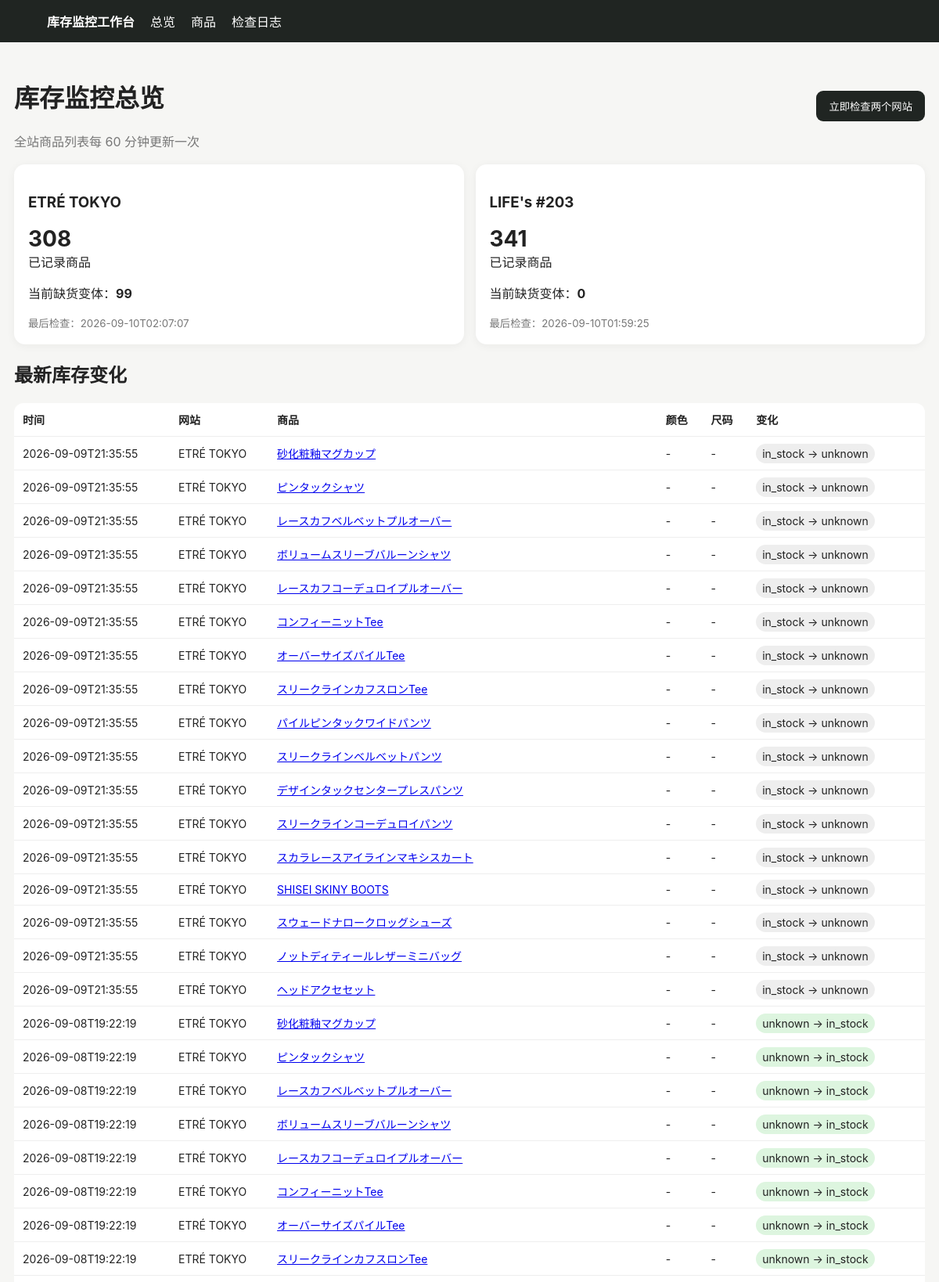
The page / (upper part) on the database its author committed.
### tables this page shows
CREATE TABLE changes (
 id INTEGER PRIMARY KEY AUTOINCREMENT,
 product_id INTEGER NOT NULL,
 color TEXT NOT NULL DEFAULT '',
 size TEXT NOT NULL DEFAULT '',
 old_status TEXT NOT NULL,
 new_status TEXT NOT NULL,
 detected_at TEXT NOT NULL
);

CREATE TABLE products (
 id INTEGER PRIMARY KEY AUTOINCREMENT,
 site TEXT NOT NULL,
 url TEXT NOT NULL UNIQUE,
 name TEXT NOT NULL,
 price TEXT,
 image_url TEXT,
 first_seen TEXT NOT NULL,
 last_seen TEXT NOT NULL
);

### app/main.py (the view)
@app.get("/")
def dashboard(request: Request):
    with conn() as c:
        sites = c.execute("""
        SELECT p.site, COUNT(DISTINCT p.id) products,
        SUM(CASE WHEN v.status='out_of_stock' THEN 1 ELSE 0 END) out_count,
        MAX(v.last_checked) last_checked
        FROM products p LEFT JOIN variants v ON v.product_id=p.id
        GROUP BY p.site ORDER BY p.site
        """).fetchall()
        changes = c.execute("""
        SELECT ch.*,p.site,p.name,p.url,p.image_url
        FROM changes ch JOIN products p ON p.id=ch.product_id
        ORDER BY ch.detected_at DESC LIMIT 100
        """).fetchall()
        runs = c.execute("SELECT * FROM runs ORDER BY id DESC LIMIT 20").fetchall()
    return templates.TemplateResponse("dashboard.html", {"request":request,"sites":sites,"changes":changes,"runs":runs})

### app/templates/dashboard.html (shortened to what this page needs)
{% extends "base.html" %}{% block content %}
<div class="top"><div><h1>库存监控总览</h1><div class="muted">全站商品列表每 60 分钟更新一次</div></div>
<form method="post" action="/run"><button>立即检查两个网站</button></form></div>
<div class="grid">{% for s in sites %}<div class="card"><h3>{{s.site}}</h3><div class="big">{{s.products or 0}}</div><div>已记录商品</div><p>当前缺货变体：<b>{{s.out_count or 0}}</b></p><small class="muted">最后检查：{{s.last_checked or "尚未检查"}}</small></div>{% endfor %}</div>
<h2>最新库存变化</h2><table><tr><th>时间</th><th>网站</th><th>商品</th><th>颜色</th><th>尺码</th><th>变化</th></tr>
{% for x in changes %}<tr><td>{{x.detected_at}}</td><td>{{x.site}}</td><td><a href="/product/{{x.product_id}}">{{x.name}}</a></td><td>{{x.color or "-"}}</td><td>{{x.size or "-"}}</td><td><span class="badge {{x.new_status}}">{{x.old_status}} → {{x.new_status}}</span></td></tr>{% else %}<tr><td colspan="6">第一次扫描后这里会显示变化。首次建立库存快照不会产生变化提醒。</td></tr>{% endfor %}</table>
{% endblock %}

### app/templates/base.html (style rules this page uses)
body { font-family:-apple-system,BlinkMacSystemFont,"Segoe UI",sans-serif;background:#f6f6f4;color:#222;margin:0 }
.grid { display:grid;grid-template-columns:repeat(auto-fit,minmax(240px,1fr));gap:15px }
.card { background:#fff;border-radius:14px;padding:18px;box-shadow:0 2px 12px #0000000d }
.big { font-size:28px;font-weight:700 }
button { background:#202522;color:#fff;border:0;border-radius:9px;padding:10px 16px;cursor:pointer }
table { width:100%;border-collapse:collapse;background:#fff;border-radius:12px;overflow:hidden }
th,td { padding:11px;border-bottom:1px solid #eee;text-align:left;font-size:14px }
.badge { padding:4px 8px;border-radius:999px;background:#eee }
.in_stock { background:#ddf5df }
.unknown { background:#eee }
.muted { color:#777 }
.top { display:flex;justify-content:space-between;align-items:center;margin-bottom:18px }

### rows shown on the page
changes: detected_at "2026-09-09T21:35:55", site "ETRÉ TOKYO", name "砂化粧釉マグカップ", color "-", size "-", old_status "in_stock", new_status "unknown"
changes: detected_at "2026-09-09T21:35:55", site "ETRÉ TOKYO", name "ピンタックシャツ", color "-", size "-", old_status "in_stock", new_status "unknown"
changes: detected_at "2026-09-09T21:35:55", site "ETRÉ TOKYO", name "レースカフベルベットプルオーバー", color "-", size "-", old_status "in_stock", new_status "unknown"
changes: detected_at "2026-09-09T21:35:55", site "ETRÉ TOKYO", name "ボリュームスリーブバルーンシャツ", color "-", size "-", old_status "in_stock", new_status "unknown"
changes: detected_at "2026-09-09T21:35:55", site "ETRÉ TOKYO", name "レースカフコーデュロイプルオーバー", color "-", size "-", old_status "in_stock", new_status "unknown"
changes: detected_at "2026-09-09T21:35:55", site "ETRÉ TOKYO", name "コンフィーニットTee", color "-", size "-", old_status "in_stock", new_status "unknown"
changes: detected_at "2026-09-09T21:35:55", site "ETRÉ TOKYO", name "オーバーサイズパイルTee", color "-", size "-", old_status "in_stock", new_status "unknown"
changes: detected_at "2026-09-09T21:35:55", site "ETRÉ TOKYO", name "スリークラインカフスロンTee", color "-", size "-", old_status "in_stock", new_status "unknown"
changes: detected_at "2026-09-09T21:35:55", site "ETRÉ TOKYO", name "パイルピンタックワイドパンツ", color "-", size "-", old_status "in_stock", new_status "unknown"
changes: detected_at "2026-09-09T21:35:55", site "ETRÉ TOKYO", name "スリークラインベルベットパンツ", color "-", size "-", old_status "in_stock", new_status "unknown"
changes: detected_at "2026-09-09T21:35:55", site "ETRÉ TOKYO", name "デザインタックセンタープレスパンツ", color "-", size "-", old_status "in_stock", new_status "unknown"
changes: detected_at "2026-09-09T21:35:55", site "ETRÉ TOKYO", name "スリークラインコーデュロイパンツ", color "-", size "-", old_status "in_stock", new_status "unknown"
changes: detected_at "2026-09-09T21:35:55", site "ETRÉ TOKYO", name "スカラレースアイラインマキシスカート", color "-", size "-", old_status "in_stock", new_status "unknown"
changes: detected_at "2026-09-09T21:35:55", site "ETRÉ TOKYO", name "SHISEI SKINY BOOTS", color "-", size "-", old_status "in_stock", new_status "unknown"
changes: detected_at "2026-09-09T21:35:55", site "ETRÉ TOKYO", name "スウェードナロークロッグシューズ", color "-", size "-", old_status "in_stock", new_status "unknown"
changes: detected_at "2026-09-09T21:35:55", site "ETRÉ TOKYO", name "ノットディティールレザーミニバッグ", color "-", size "-", old_status "in_stock", new_status "unknown"
changes: detected_at "2026-09-09T21:35:55", site "ETRÉ TOKYO", name "ヘッドアクセセット", color "-", size "-", old_status "in_stock", new_status "unknown"
changes: detected_at "2026-09-08T19:22:19", site "ETRÉ TOKYO", name "砂化粧釉マグカップ", color "-", size "-", old_status "unknown", new_status "in_stock"
changes: detected_at "2026-09-08T19:22:19", site "ETRÉ TOKYO", name "ピンタックシャツ", color "-", size "-", old_status "unknown", new_status "in_stock"
changes: detected_at "2026-09-08T19:22:19", site "ETRÉ TOKYO", name "レースカフベルベットプルオーバー", color "-", size "-", old_status "unknown", new_status "in_stock"
changes: detected_at "2026-09-08T19:22:19", site "ETRÉ TOKYO", name "ボリュームスリーブバルーンシャツ", color "-", size "-", old_status "unknown", new_status "in_stock"
changes: detected_at "2026-09-08T19:22:19", site "ETRÉ TOKYO", name "レースカフコーデュロイプルオーバー", color "-", size "-", old_status "unknown", new_status "in_stock"
changes: detected_at "2026-09-08T19:22:19", site "ETRÉ TOKYO", name "コンフィーニットTee", color "-", size "-", old_status "unknown", new_status "in_stock"
changes: detected_at "2026-09-08T19:22:19", site "ETRÉ TOKYO", name "オーバーサイズパイルTee", color "-", size "-", old_status "unknown", new_status "in_stock"
changes: detected_at "2026-09-08T19:22:19", site "ETRÉ TOKYO", name "スリークラインカフスロンTee", color "-", size "-", old_status "unknown", new_status "in_stock"

### other values the page prints
{{ s.site }} "ETRÉ TOKYO" "LIFE's #203"
{{ s.products or 0 }} "308" "341"
{{ s.out_count or 0 }} "99" "0"
{{ s.last_checked or "尚未检查" }} "2026-09-10T02:07:07" "2026-09-10T01:59:25"
